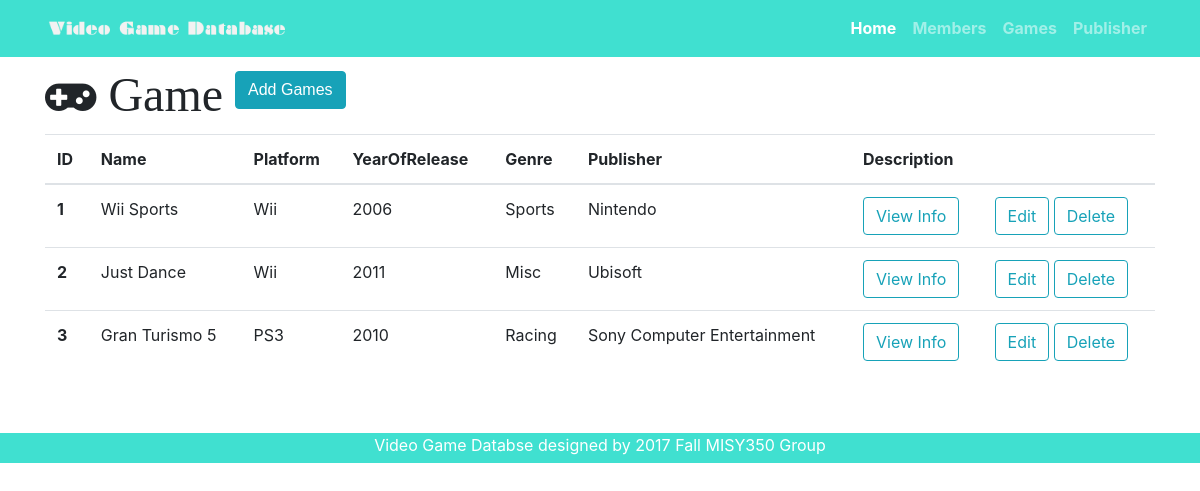
Before: /games with the older database file.
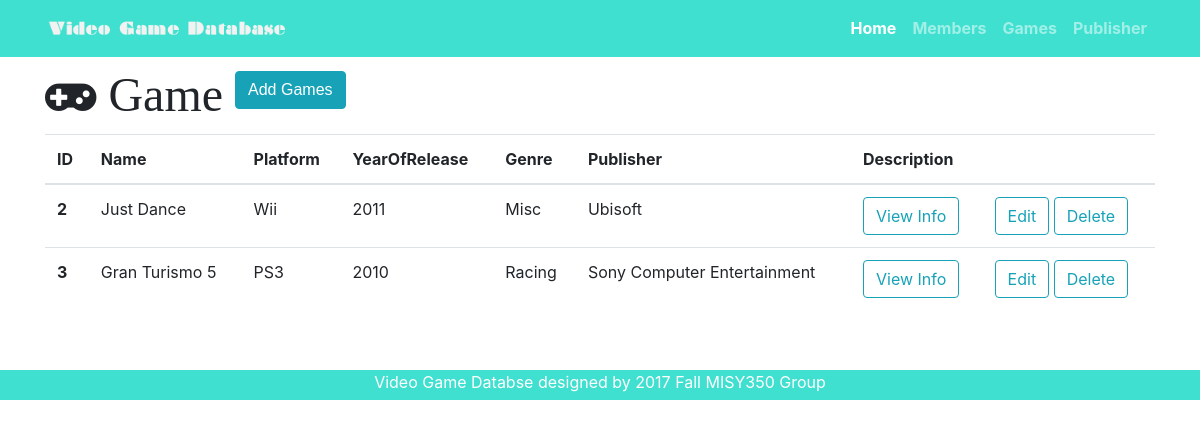
After: the same page with the newer database file.
### videogame.py (models this page shows)
class Game(db.Model):
    __tablename__ = 'games'
    id = db.Column(db.Integer, primary_key=True)
    name = db.Column(db.String(64))
    platform = db.Column(db.String(64))
    year_of_release = db.Column(db.Integer)
    genre = db.Column(db.String(64))
    description = db.Column(db.Text)
    publisher_id = db.Column(db.Integer, db.ForeignKey('publishers.id'))

class Publisher(db.Model):
    __tablename__ = 'publishers'
    id = db.Column(db.Integer, primary_key=True)
    name = db.Column(db.String(64))
    location = db.Column(db.CHAR(2))
    year_founded = db.Column(db.Integer)
    publisher = db.relationship('Game', backref='publisher', cascade='delete')

### videogame.py (the view)
@app.route('/games')
def games():
    games = Game.query.all()
    return render_template('games.html',games=games)

### templates/games.html (shortened to what this page needs)
{% extends "game-base.html" %}
{% block head %}
{{ super () }}
{% endblock %}
{% block page_content %}
<div class="container">
 <i class="fa fa-gamepad fa-3x" aria-hidden="true"> Game
 <a id="add" href="/game/add" class="btn btn-info" role="button" aria-disabled="true">Add Games</a>
</i> {% if games %}
 <table class="table mt-3">
   <thead>
     <tr>
       <th>ID</th>
       <th>Name</th>
       <th>Platform</th>
       <th>YearOfRelease</th>
       <th>Genre</th>
       <th>Publisher</th>
       <th>Description</th>
       <th></th>
     </tr>
   </thead>
   <tbody>
     {% for game in games %}
     <tr>
       <th scope="row">{{ game.id }}</th>
       <td>{{ game.name }}</td>
       <td>{{ game.platform }}</td>
       <td>{{ game.year_of_release }}</td>
       <td>{{ game.genre }}</td>
       <td>{{ game.publisher.name }}</td>
       <td>
          <button type="button" class="btn btn-outline-info" data-toggle="modal" data-target="#{{game.id}}">
                View Info
              </button>
        </td>
       <td>
         <a href="/game/edit/{{game.id}}" class="btn btn-outline-info" role="button" aria-disabled="true">Edit</a>
         <a href="/game/delete/{{game.id}}" class="btn btn-outline-info" role="button">Delete</a>
       </td>
     </tr>
     {% endfor%}
   </tbody>
 </table>
 {% else %}
 <h3>there is no games in the database yet.</h3> {% endif %}
</div>
{% endblock%}

### templates/game-base.html (shortened to what this page needs)
<!DOCTYPE html>
<html lang="en">
<head>
  {% block head %}
  <link rel="stylesheet" href="https://maxcdn.bootstrapcdn.com/bootstrap/4.0.0-beta.2/css/bootstrap.min.css">
  <link rel="stylesheet" href="https://maxcdn.bootstrapcdn.com/font-awesome/4.7.0/css/font-awesome.min.css">
  <link rel="stylesheet" type="text/css" href="{{ url_for('static', filename='css/customstyle.css') }}"> {% endblock %}
</head>
<body>
  <nav class="navbar navbar-expand-lg navbar-dark fixed-top" style="background-color:Turquoise; font-weight: bold;">
    <div class="container">
      <a class="navbar-brand" href="/">
         <img src="{{ url_for('static', filename='img/page-logo.png') }}"
          alt="logo" width="250">
       </a>
      <div class="collapse navbar-collapse" id="navbarResponsive">
        <ul class="navbar-nav ml-auto">
          <li class="nav-item active">
            <a class="nav-link" href="/">Home
              </a>
          </li>
          <li class="nav-item">
            <a class="nav-link" href="/members">Members</a>
          </li>
          <li class="nav-item">
            <a class="nav-link" href="/games">Games</a>
          </li>
          <li class="nav-item">
            <a class="nav-link" href="/publishers">Publisher</a>
          </li>
        </ul>
      </div>
    </div>
  </nav>
  {% block page_content %} {% endblock %}
  {% block footer %}
  <div id="footer">
      <footer>
        <p>Video Game Databse designed by 2017 Fall MISY350 Group </p>
      </footer>
    </div>
  {% endblock %}
</body>
</html>

### static/css/customstyle.css (style rules this page uses)
body { padding-top: 70px; }

### templates/games.html (style rules this page uses)
#add { left: 690px; color: white; font-family: Verdana, Helvetica, Sans-serif; }

### templates/game-base.html (style rules this page uses)
#footer { position: inherit; text-align: center; margin-top: 60px; color: white; bottom:0; width:100%; height:30px; background:Turquoise; }

Changed rows visible on the page:
removed Game: id "1", name "Wii Sports", platform "Wii", year_of_release "2006", genre "Sports", publisher.name "Nintendo"
